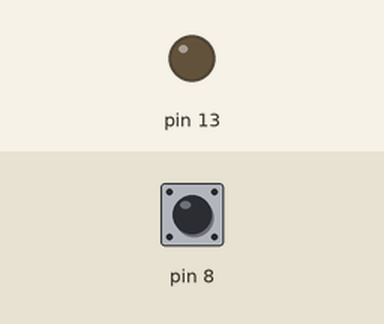
This sketch was run on a simulated Arduino Leonardo, built with avr-gcc and run on an emulated ATmega32U4. Shown: output pins drawn as LEDs (lit = HIGH). The inputs (shaded band) are chosen by the test bench; at power-on: pin 8 HIGH. USB keyboard and mouse output is not drawn. At 2.0 s the program stops and its outputs stay as they are.

Above: at 1.2 s.
1.3 s: pin 8 pulled LOW for 0.15 s
At 2.7 s:
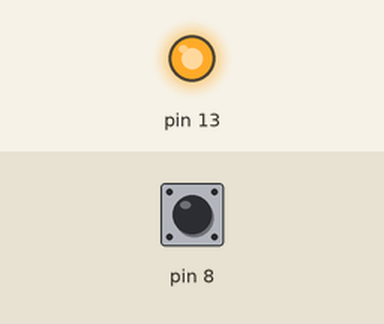
Timing chart, 0 to 3.5 s (numbered marks = the images above; inputs shaded):
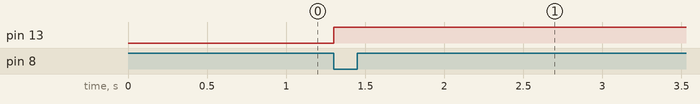

The sketch:

Example.ino
```cpp
#include <Keyboard.h>
unsigned int keystep = 0;
enum keymouse_state
{
  DOING,
  STOPPED
};

keymouse_state state = STOPPED;
void procedure();
void setup()
{
  pinMode(8, INPUT_PULLUP);
  pinMode(10, INPUT_PULLUP);
  pinMode(13, OUTPUT);
  Serial.begin(115200);
  Keyboard.begin();
}
void loop()
{
  if (state == STOPPED)
  {
    if (digitalRead(8) == LOW) // Start this state DOING
    {
      state = DOING;
      keystep = 0;
    }
  }
  else if (state == DOING)
  {
    if (digitalRead(10) == LOW) // Stop State
    {
      state = STOPPED;
    }
  }

  if (state == STOPPED)
  {
    digitalWrite(13, LOW);
    Keyboard.releaseAll();
  }
  else if (state == DOING)
  {
    digitalWrite(13, HIGH);
  }
  procedure();
}
void procedure()
{

  if (state == DOING)
  {
    switch (keystep)
    {

      case 0:
      while(true){
        Keyboard.press(KEY_LEFT_CTRL);
        delay(100);
        Keyboard.press(KEY_RIGHT_ARROW);
        delay(80);
        Keyboard.releaseAll();
        delay(40);
        Keyboard.println("@naver.com");
        }
        break;
    }
    if (keystep < 9)
    {
      keystep++;
    }
    else
    {
      keystep = 0;
      state = STOPPED;
    }
  }
}
```

Measured:
- after the input at 1.3 s, pin 13: LOW → HIGH at once
